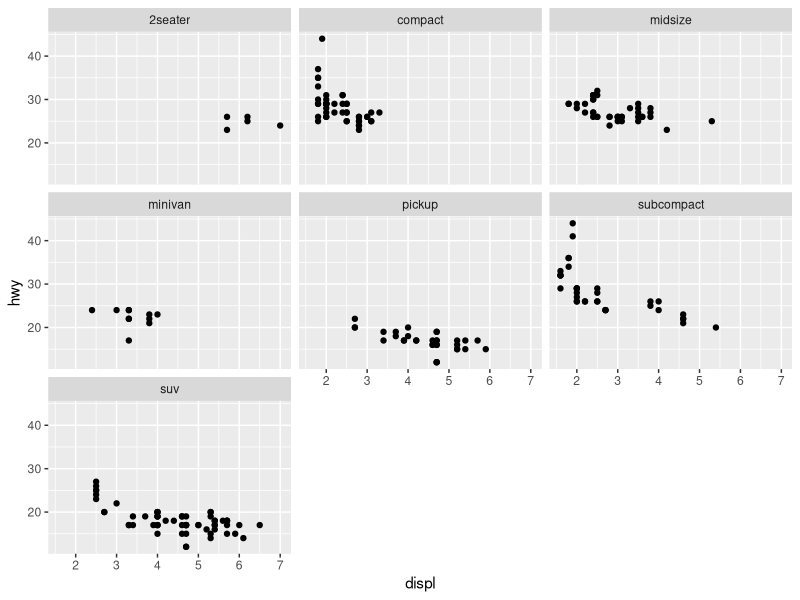
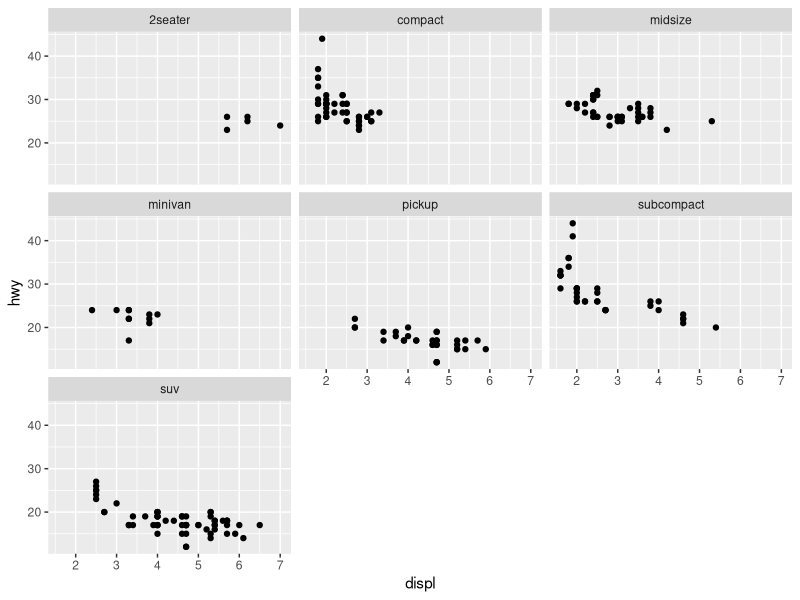
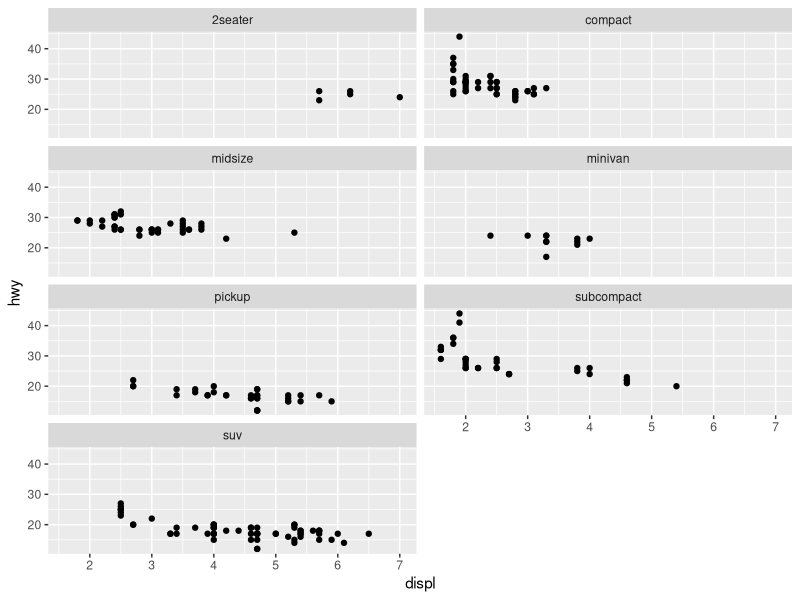
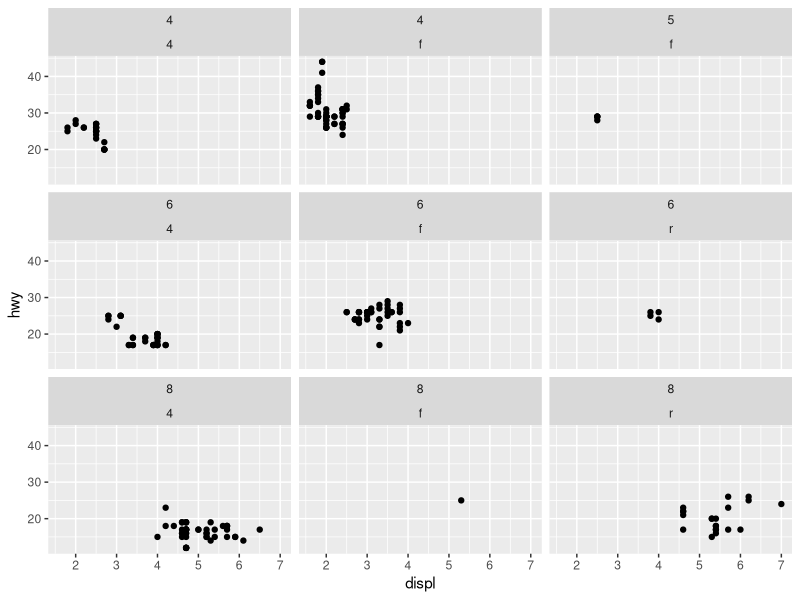
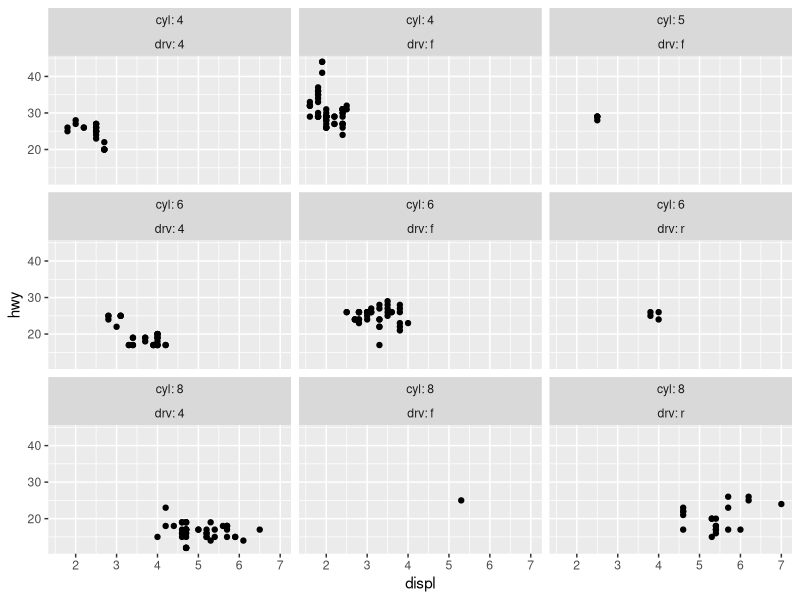
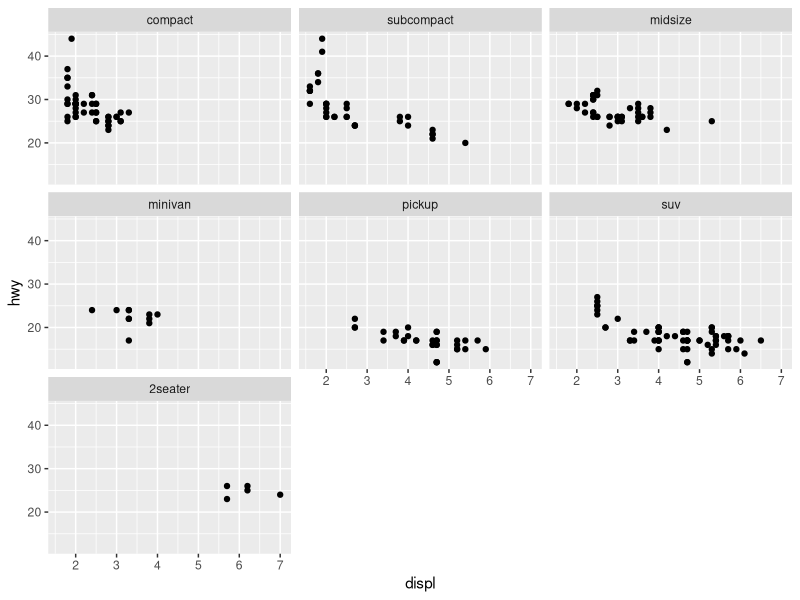
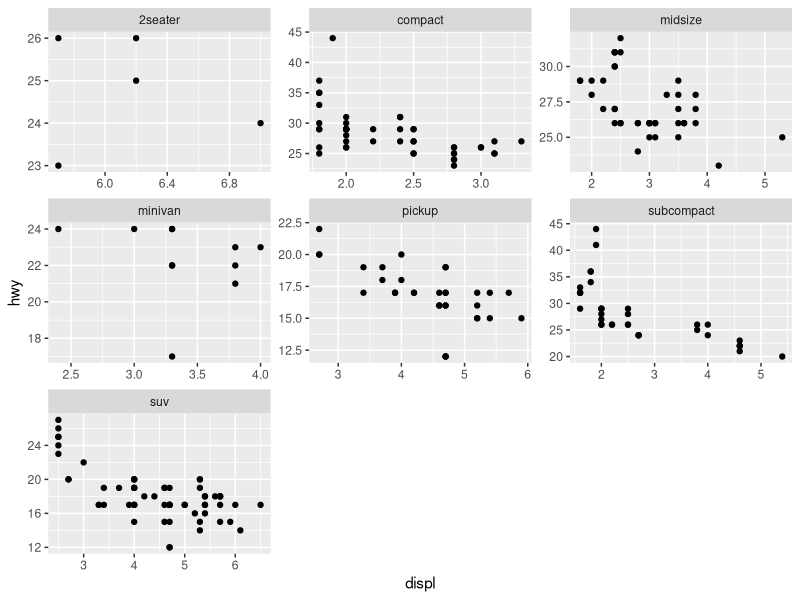
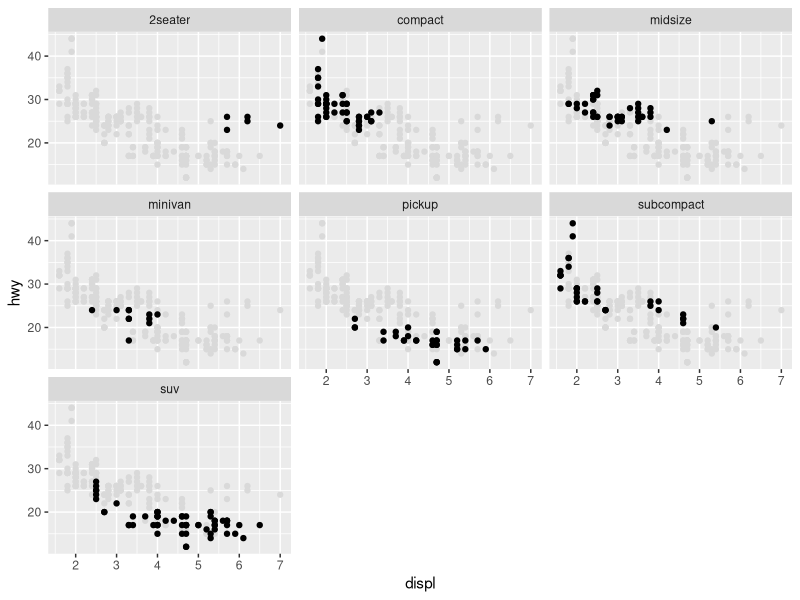

Source code (R) for these figures, in order:
library(ggplot2)


### Name: facet_wrap
### Title: Wrap a 1d ribbon of panels into 2d
### Aliases: facet_wrap

### ** Examples

p <- ggplot(mpg, aes(displ, hwy)) + geom_point()

# Use vars() to supply faceting variables:
p + facet_wrap(vars(class))

# The historical interface with formulas is also available:
p + facet_wrap(~class)

# Control the number of rows and columns with nrow and ncol
p + facet_wrap(vars(class), nrow = 4)

## No test: 
# You can facet by multiple variables
ggplot(mpg, aes(displ, hwy)) +
  geom_point() +
  facet_wrap(vars(cyl, drv))

# Use the `labeller` option to control how labels are printed:
ggplot(mpg, aes(displ, hwy)) +
  geom_point() +
  facet_wrap(c("cyl", "drv"), labeller = "label_both")

# To change the order in which the panels appear, change the levels
# of the underlying factor.
mpg$class2 <- reorder(mpg$class, mpg$displ)
ggplot(mpg, aes(displ, hwy)) +
  geom_point() +
  facet_wrap(~class2)

# By default, the same scales are used for all panels. You can allow
# scales to vary across the panels with the `scales` argument.
# Free scales make it easier to see patterns within each panel, but
# harder to compare across panels.
ggplot(mpg, aes(displ, hwy)) +
  geom_point() +
  facet_wrap(~class, scales = "free")

# To repeat the same data in every panel, simply construct a data frame
# that does not contain the faceting variable.
ggplot(mpg, aes(displ, hwy)) +
  geom_point(data = transform(mpg, class = NULL), colour = "grey85") +
  geom_point() +
  facet_wrap(~class)

# Use `strip.position` to display the facet labels at the side of your
# choice. Setting it to `bottom` makes it act as a subtitle for the axis.
# This is typically used with free scales and a theme without boxes around
# strip labels.
ggplot(economics_long, aes(date, value)) +
  geom_line() +
  facet_wrap(~variable, scales = "free_y", nrow = 2, strip.position = "bottom") +
  theme(strip.background = element_blank(), strip.placement = "outside")
## End(No test)
